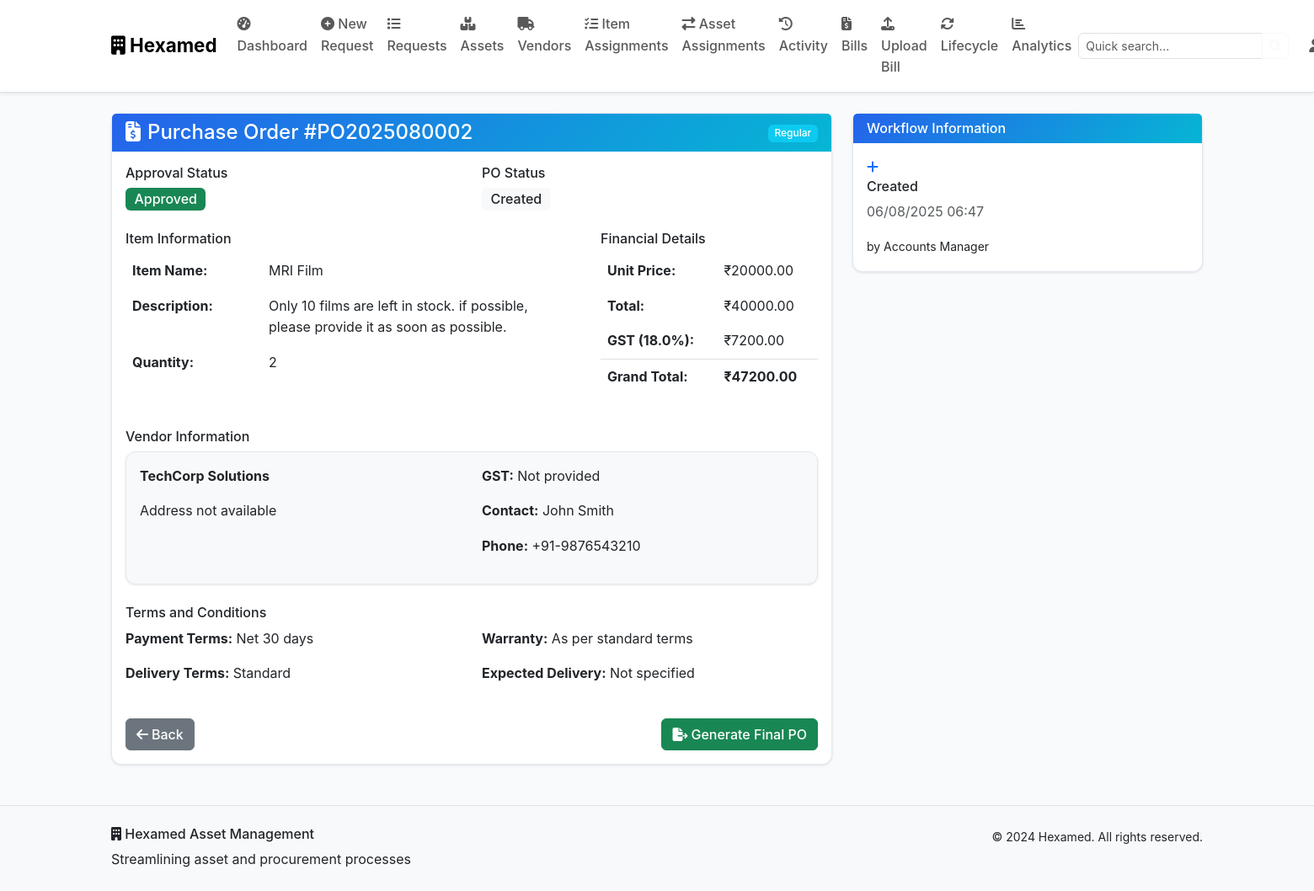
The page /purchase-order/2 (signed in) on the database as committed earlier.
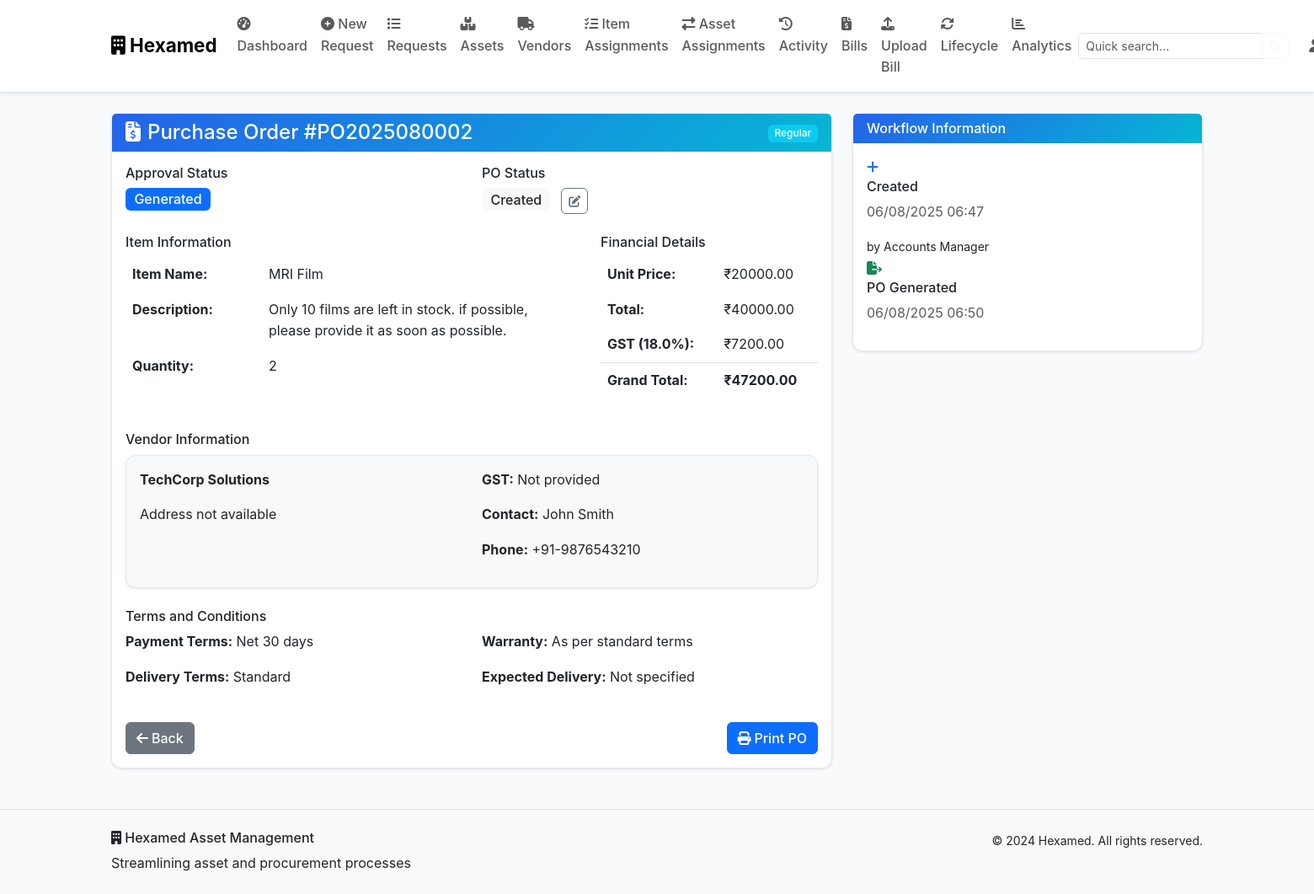
The same page on the database as committed later.
### models.py (models this page shows, shortened)
class PurchaseOrder(db.Model):
    id = db.Column(db.Integer, primary_key=True)
    po_number = db.Column(db.String(100), unique=True, nullable=False)
    item_type = db.Column(db.String(20), nullable=False)  # Regular or Specific
    item_name = db.Column(db.String(200), nullable=False)
    item_description = db.Column(db.Text)
    quantity = db.Column(db.Integer, nullable=False)
    unit_price = db.Column(db.Float, nullable=False)
    total_amount = db.Column(db.Float, nullable=False)
    gst_percentage = db.Column(db.Float, default=18.0)
    gst_amount = db.Column(db.Float, nullable=False)
    grand_total = db.Column(db.Float, nullable=False)
    vendor_id = db.Column(db.Integer, db.ForeignKey('vendor.id'), nullable=False)
    vendor_name = db.Column(db.String(200), nullable=False)
    vendor_address = db.Column(db.Text)
    vendor_gst = db.Column(db.String(50))
    status = db.Column(db.String(50), default='Draft')  # Draft, MD Review Pending, Approved, Generated, Cancelled
    po_status = db.Column(db.String(50), default='Created')  # Created, Sent, Acknowledged, Delivered, Closed
    requires_md_approval = db.Column(db.Boolean, default=False)
    md_approved = db.Column(db.Boolean, default=False)
    md_comments = db.Column(db.Text)
    approved_by_md = db.Column(db.Integer, db.ForeignKey('user.id'))
    approved_at = db.Column(db.DateTime)
    payment_terms = db.Column(db.String(200), default='Net 30 days')
    delivery_terms = db.Column(db.String(200))
    warranty_terms = db.Column(db.Text)
    special_instructions = db.Column(db.Text)
    quotation_files = db.Column(db.Text)  # JSON array of file paths
    vendor_documents = db.Column(db.Text)  # JSON array of vendor document paths
    request_id = db.Column(db.Integer, db.ForeignKey('asset_request.id'))
    created_by = db.Column(db.Integer, db.ForeignKey('user.id'), nullable=False)
    updated_by = db.Column(db.Integer, db.ForeignKey('user.id'))
    created_at = db.Column(db.DateTime, default=datetime.utcnow)
    updated_at = db.Column(db.DateTime, default=datetime.utcnow, onupdate=datetime.utcnow)
    po_date = db.Column(db.Date, default=datetime.utcnow().date)
    expected_delivery_date = db.Column(db.Date)
    vendor = db.relationship('Vendor', backref='purchase_orders')
    request = db.relationship('AssetRequest', backref='purchase_orders')
    creator = db.relationship('User', foreign_keys=[created_by], backref='created_pos')
    updater = db.relationship('User', foreign_keys=[updated_by], backref='updated_pos')
    md_approver = db.relationship('User', foreign_keys=[approved_by_md], backref='approved_pos')

### routes.py (the view)
        def decorated_function(*args, **kwargs):
            if 'user_id' not in session:
                flash('Please log in to access this page.', 'warning')
                return redirect(url_for('login'))
            user = User.query.get(session['user_id'])
            if not user or user.role not in roles:
                flash('You do not have permission to access this page.', 'danger')
                return redirect(url_for('dashboard'))
            return f(*args, **kwargs)

### routes.py (called while the page is built)
def require_role(roles):
    def decorator(f):
        def decorated_function(*args, **kwargs):
            if 'user_id' not in session:
                flash('Please log in to access this page.', 'warning')
                return redirect(url_for('login'))
            user = User.query.get(session['user_id'])
            if not user or user.role not in roles:
                flash('You do not have permission to access this page.', 'danger')
                return redirect(url_for('dashboard'))
            return f(*args, **kwargs)
        decorated_function.__name__ = f.__name__
        return decorated_function
    return decorator

### templates/purchase_order_detail.html (shortened to what the changed rows need)
{% extends "base.html" %}
{% block content %}
<div class="container my-4">
    <div class="row">
        <div class="col-lg-8">
            <div class="card">
                <div class="card-header d-flex justify-content-between align-items-center">
                    <h4 class="mb-0">
                        <i class="fas fa-file-invoice-dollar me-2"></i>Purchase Order #{{ po.po_number }}
                    </h4>
                    <div>
                        {% if po.item_type == 'Regular' %}
                            <span class="badge bg-info">{{ po.item_type }}</span>
                        {% else %}
                            <span class="badge bg-warning">{{ po.item_type }}</span>
                        {% endif %}
                    </div>
                </div>
                <div class="card-body">
                    <div class="row mb-4">
                        <div class="col-md-6">
                            <h6>Approval Status</h6>
                            {% if po.status == 'Draft' %}
                                <span class="badge bg-secondary fs-6">{{ po.status }}</span>
                            {% elif po.status == 'MD Review Pending' %}
                                <span class="badge bg-warning fs-6">MD Review Pending</span>
                            {% elif po.status == 'Approved' %}
                                <span class="badge bg-success fs-6">{{ po.status }}</span>
                            {% elif po.status == 'Generated' %}
                                <span class="badge bg-primary fs-6">{{ po.status }}</span>
                            {% elif po.status == 'MD Rejected' %}
                                <span class="badge bg-danger fs-6">MD Rejected</span>
                            {% endif %}
                        </div>
                        <div class="col-md-6">
                            <h6>PO Status</h6>
                            <span class="badge bg-light text-dark fs-6">{{ po.po_status }}</span>
                            {% if user.role in ['Accounts/SCM', 'Admin'] and po.status == 'Generated' %}
                            <button class="btn btn-sm btn-outline-secondary ms-2" data-bs-toggle="modal"
                                    data-bs-target="#updateStatusModal">
                                <i class="fas fa-edit"></i>
                            </button>
                            {% endif %}
                        </div>
                    </div>
                    <div class="row mb-4">
                        <div class="col-md-8">
                            <table class="table table-borderless">
                                <tr>
                                    <td width="30%"><strong>Item Name:</strong></td>
                                    <td>{{ po.item_name }}</td>
                                </tr>
                                <tr>
                                    <td><strong>Description:</strong></td>
                                    <td>{{ po.item_description or 'Not specified' }}</td>
                                </tr>
                                <tr>
                                    <td><strong>Quantity:</strong></td>
                                    <td>{{ po.quantity }}</td>
                                </tr>
                            </table>
                        </div>
                        <div class="col-md-4">
                            <table class="table table-borderless">
                                <tr>
                                    <td><strong>Unit Price:</strong></td>
                                    <td>₹{{ "%.2f"|format(po.unit_price) }}</td>
                                </tr>
                                <tr>
                                    <td><strong>Total:</strong></td>
                                    <td>₹{{ "%.2f"|format(po.total_amount) }}</td>
                                </tr>
                                <tr>
                                    <td><strong>GST ({{ po.gst_percentage }}%):</strong></td>
                                    <td>₹{{ "%.2f"|format(po.gst_amount) }}</td>
                                </tr>
                                <tr class="border-top">
                                    <td><strong>₹{{ "%.2f"|format(po.grand_total) }}</strong></td>
                                </tr>
                            </table>
                        </div>
                    </div>
                    <div class="row mb-4">
                        <div class="col-12">
                            <div class="card bg-light">
                                <div class="card-body">
                                    <div class="row">
                                        <div class="col-md-6">
                                            <p><strong>{{ po.vendor_name }}</strong></p>
                                            <p>{{ po.vendor_address or 'Address not available' }}</p>
                                        </div>
                                        <div class="col-md-6">
                                            <p><strong>GST:</strong> {{ po.vendor_gst or 'Not provided' }}</p>
                                            <p><strong>Contact:</strong> {{ po.vendor.contact_person or 'Not available' }}</p>
                                            <p><strong>Phone:</strong> {{ po.vendor.phone or 'Not available' }}</p>
                                        </div>
                                    </div>
                                </div>
                            </div>
                        </div>
                    </div>
                    <div class="row mb-4">
                        <div class="col-12">
                            <div class="row">
                                <div class="col-md-6">
                                    <p><strong>Payment Terms:</strong> {{ po.payment_terms }}</p>
                                    <p><strong>Delivery Terms:</strong> {{ po.delivery_terms or 'Standard' }}</p>
                                </div>
                                <div class="col-md-6">
                                    <p><strong>Warranty:</strong> {{ po.warranty_terms or 'As per standard terms' }}</p>
                                    <p><strong>Expected Delivery:</strong> {{ po.expected_delivery_date.strftime('%d/%m/%Y') if po.expected_delivery_date else 'Not specified' }}</p>
                                </div>
                            </div>
                        </div>
                    </div>
                    <div class="d-flex justify-content-between">
                        <div>
                            {% if po.status == 'Generated' %}
                            <a href="{{ url_for('print_purchase_order', po_id=po.id) }}"
                               class="btn btn-primary" target="_blank">
                                <i class="fas fa-print me-1"></i>Print PO
                            </a>
                            {% endif %}
                            {% if user.role == 'Accounts/SCM' %}
                                {% if po.status == 'MD Rejected' %}
                                <a href="{{ url_for('update_po_vendor', po_id=po.id) }}"
                                   class="btn btn-primary">
                                    <i class="fas fa-edit me-1"></i>Update Vendor
                                </a>
                                {% elif po.status == 'Approved' %}
                                <form method="POST" action="{{ url_for('generate_final_purchase_order', po_id=po.id) }}"
                                      style="display: inline;">
                                    <button type="submit" class="btn btn-success"
                                            onclick="return confirm('Generate final purchase order?')">
                                        <i class="fas fa-file-export me-1"></i>Generate Final PO
                                    </button>
                                </form>
                                {% endif %}
                            {% endif %}
                        </div>
                    </div>
                </div>
            </div>
        </div>
        <div class="col-lg-4">
            <div class="card">
                <div class="card-body">
                    <div class="timeline">
                        <div class="timeline-item">
                            <div class="timeline-content">
                                <h6>Created</h6>
                                <p class="text-muted">{{ po.created_at.strftime('%d/%m/%Y %H:%M') }}</p>
                                <small>by {{ po.creator.full_name }}</small>
                            </div>
                        </div>
                        {% if po.status == 'Generated' %}
                        <div class="timeline-item">
                            <i class="fas fa-file-export text-success"></i>
                            <div class="timeline-content">
                                <h6>PO Generated</h6>
                                <p class="text-muted">{{ po.updated_at.strftime('%d/%m/%Y %H:%M') if po.updated_at else po.created_at.strftime('%d/%m/%Y %H:%M') }}</p>
                            </div>
                        </div>
                        {% endif %}
                    </div>
                </div>
            </div>
        </div>
    </div>
</div>
{% endblock %}

Rows that differ between the two databases and show on the page:
changed PurchaseOrder "PO2025080002": updated_at (not shown) → "06/08/2025 06:50"; status "Approved" → "Generated"
Other text that changed with them:
text no longer shown: "Generate Final PO"
text now shown: "Print PO PO Generated"
